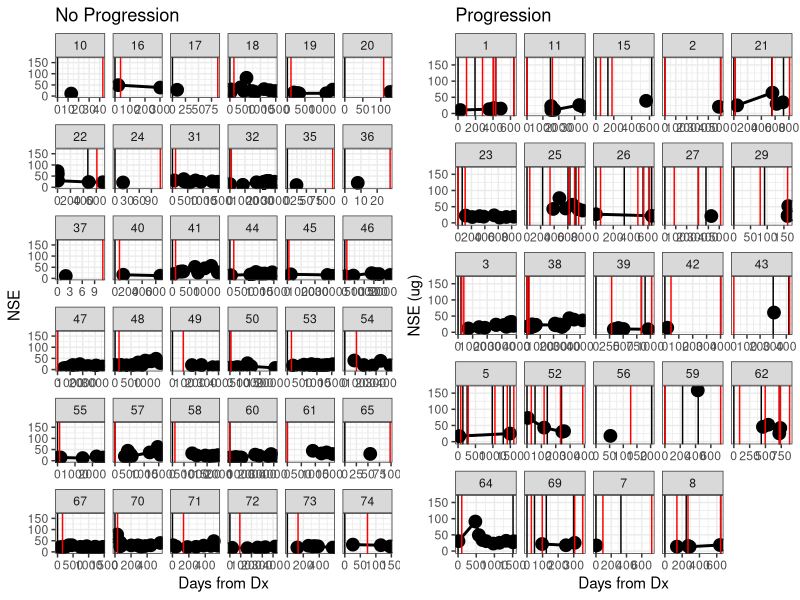
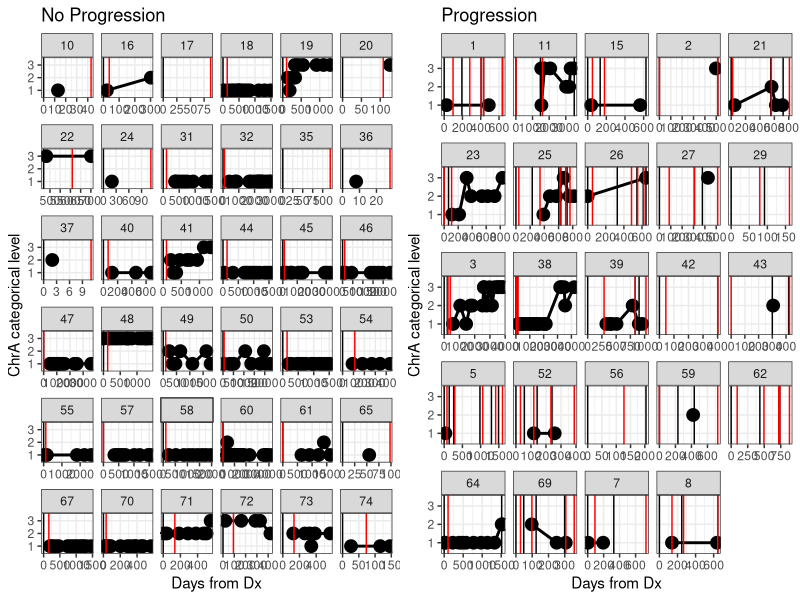
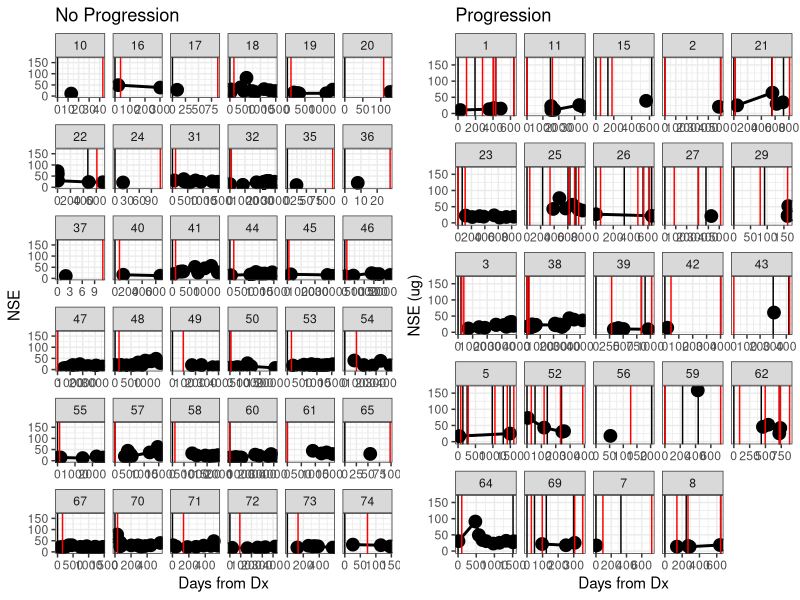
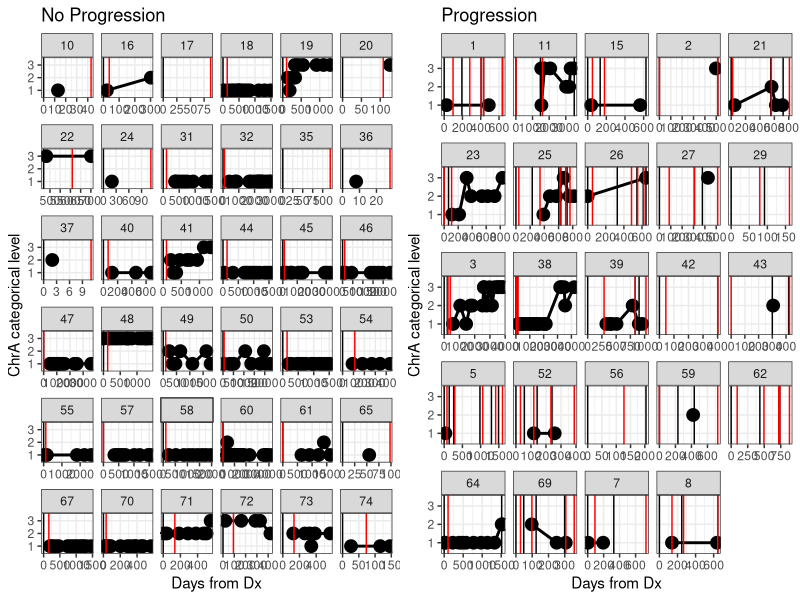

Generate these figures, in order, with R:
## ---- chunk 1
library(ggplot2)
library(reshape)
library(plyr)
library(dplyr)
library(RColorBrewer)
library(knitr)
library(xtable)
library(gridExtra)

options(xtable.type="html", xtable.caption.placement="top", xtable.include.row.names=FALSE)
opts_chunk$set(comment=NA, echo=FALSE, warning=FALSE, message=FALSE, error=FALSE, fig.width=10, fig.height=5)

lab.thresh.NSE <- 17
lab.thresh.ChrAnew <- 84.7
## ---- chunk 2

data <- read.delim("data/NSE_ChrA_all_values_categorical.csv", sep=",", na.strings="",
                   colClasses=c("factor", "character", "numeric", "factor", "numeric", 
                                "numeric", "factor", "factor", "factor", "factor"),
                   )

data <- transform(data,
                  Date=as.Date(Date, format="%m/%d/%Y"))

ptsummary <- data %>% 
  group_by(PtNum) %>% 
  summarise(progressed=ifelse(sum(Rec == 1) > 1, 
                              "Progression",
                              "No Progression"),
            firstdate=min(Date))

data <- left_join(data, ptsummary, by="PtNum")

data <- transform(data, 
                  progressed=factor(progressed),
                  DateDays=as.numeric(difftime(Date, firstdate, units="days")))

## ---- chunk 3
nse.cutpoints <- data.frame(y=c(17, 24.3))
## ---- chunk 4
# pointspersample <- ddply(data.merge, .(PtNum), nrow)
# samples.keep <- subset(pointspersample, V1 > 3)$PtNum
# samples.keep <- c(18, 31, 38, 53, 64, 8)
# samples.keep <- metadata$id

plot.data <- subset(data, !is.na(NSE))

plot.nse <- function(data) {

  plot.data <- subset(data, !is.na(NSE))

  p <- ggplot(plot.data, aes(x=DateDays, y=NSE, group=PtNum))
  p <- p + geom_line(size=1)
  # p <- p + geom_point(aes(color=Txend, shape=Txend), size=4)
  p <- p + geom_point(size=4)
  
  recpoints <- subset(data, Rec == 1)  
  p <- p + geom_vline(data=recpoints, aes(xintercept=DateDays))
  
  txendpoints <- subset(data, Txend == 1)  
  p <- p + geom_vline(data=txendpoints, aes(xintercept=DateDays), color="red")

  p <- p + facet_wrap(~ PtNum, scale="free_x")  
  p <- p + scale_color_manual(values=c("black", "red"))
  p <- p + scale_shape_manual(values=c(16, 8))

  p <- p + ylim(c(0, 165))
  p <- p + theme_bw()
  p <- p + theme(legend.position="none")
  
  p
}

p.progressed <- plot.nse(data=subset(data, progressed == "Progression"))
p.progressed <- p.progressed + labs(x="Days from Dx", y="NSE (ug)", title="Progression")

p.noprogressed <- plot.nse(data=subset(data, progressed == "No Progression"))
p.noprogressed <- p.noprogressed + labs(x="Days from Dx", title="No Progression")

png("NSE.png", width=1200, height=750)
grid.arrange(p.noprogressed, p.progressed, ncol=2)
dev.off()

grid.arrange(p.noprogressed, p.progressed, ncol=2)

## ---- chunk 5
plot.chra <- function(data) {

  plot.data <- subset(data, !is.na(ChrA_cat))

  p <- ggplot(plot.data, aes(x=DateDays, y=ChrA_cat, group=PtNum))
  
  p <- p + geom_line(size=1)
  p <- p + geom_point(size=4)

  recpoints <- subset(data, Rec == 1)  
  p <- p + geom_vline(data=recpoints, aes(xintercept=DateDays))

  txendpoints <- subset(data, Txend == 1)  
  p <- p + geom_vline(data=txendpoints, aes(xintercept=DateDays), color="red")

  p <- p + facet_wrap(~ PtNum, scale="free_x")
  
  p <- p + scale_color_manual(values=c("black", "red"))
  p <- p + scale_shape_manual(values=c(16, 8))
  
  p <- p + theme_bw()
  p <- p + theme(legend.position="none")
  p
}


p.progressed <- plot.chra(subset(data, progressed == "Progression"))
p.progressed <- p.progressed + labs(x="Days from Dx", y="ChrA categorical level", title="Progression")

p.noprogressed <- plot.chra(subset(data, progressed == "No Progression"))
p.noprogressed <- p.noprogressed + labs(x="Days from Dx", y="ChrA categorical level", title="No Progression")

png("ChrA_cat.png", width=1200, height=750)
grid.arrange(p.noprogressed, p.progressed, ncol=2)
dev.off()

grid.arrange(p.noprogressed, p.progressed, ncol=2)
